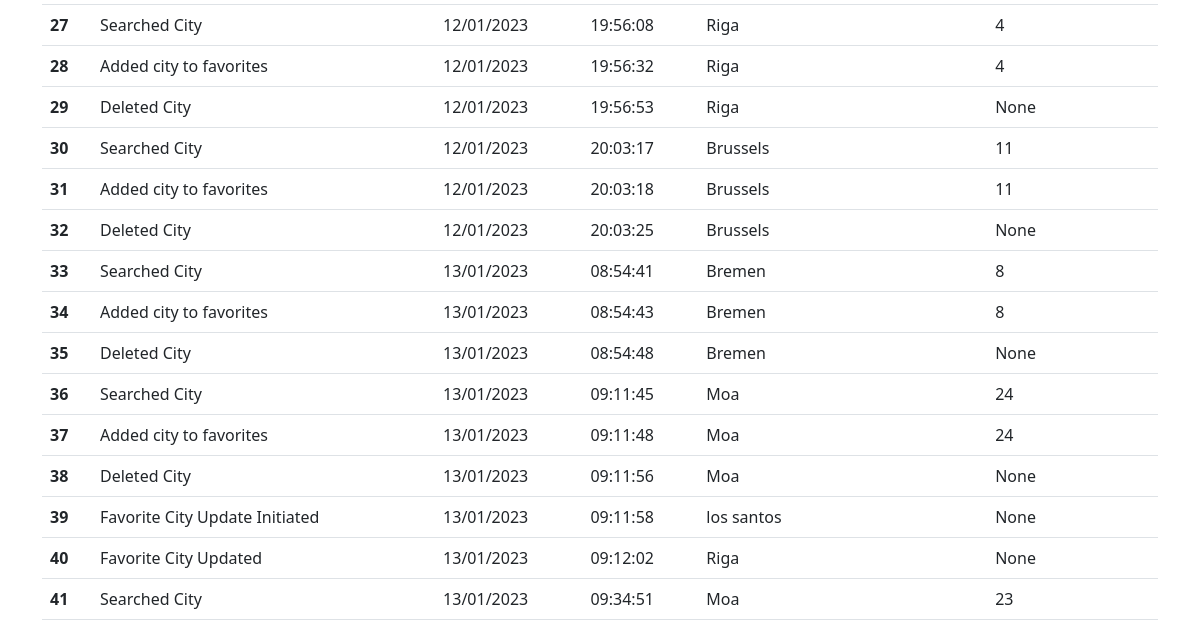
/eventlog (lower part), run on an earlier commit of the app's database.
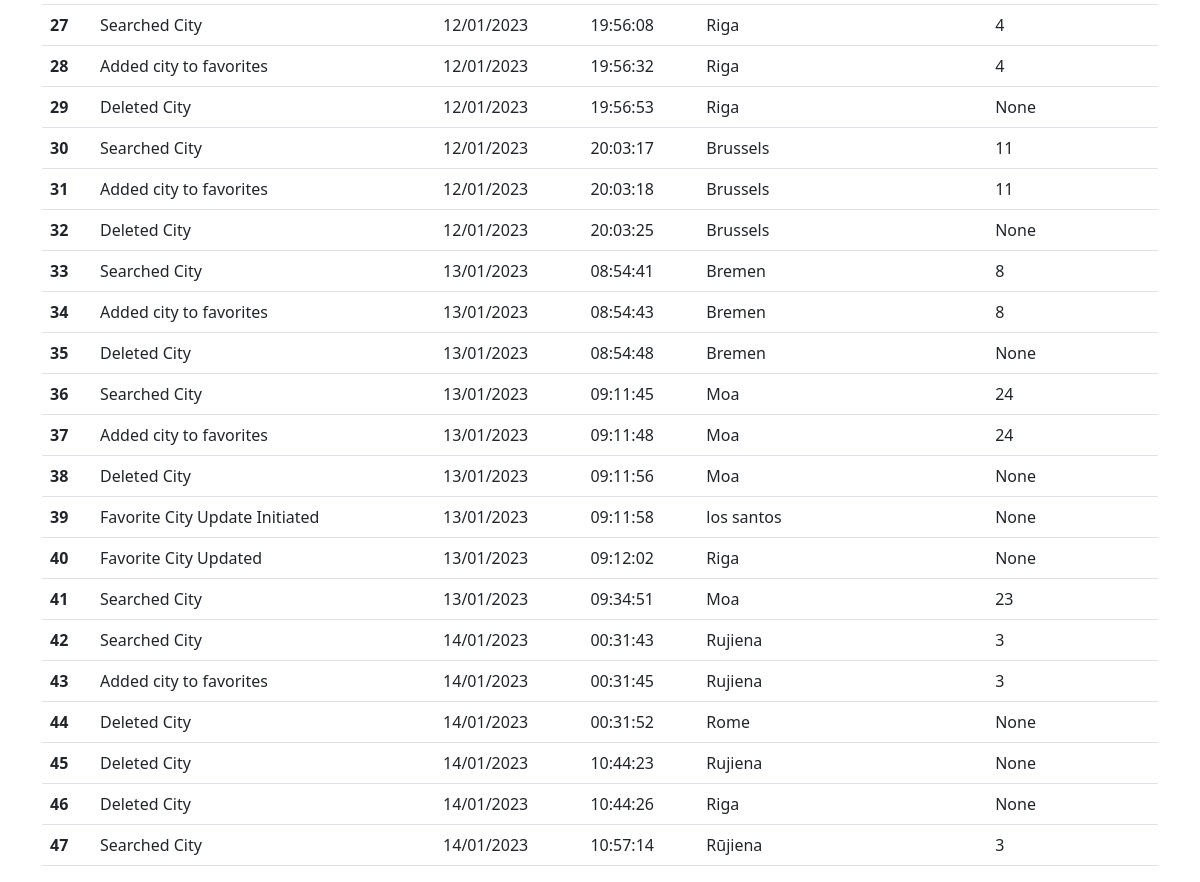
And on a later commit of the database.
### app.py (models this page shows)
class Weather_search_log(db.Model): # Task 1 Main log, includes Task 3 - Record add/change/delete events
    id = db.Column(db.Integer, primary_key = True, nullable=False)
    log_event = db.Column(db.String)
    date = db.Column(db.String)
    time = db.Column(db.String)
    city = db.Column(db.String)
    temperature = db.Column(db.String)

### app.py (the view)
@app.route("/eventlog") # Log with all history and record add/change/delete events
def eventlog_all_route():
    with app.app_context():
        usrquery = Weather_search_log.query.all()
    return render_template("eventlog.html", usrquery=usrquery)

### templates/eventlog.html (shortened to what this page needs)
{% extends "base.html" %}
{% block main %}
<table class="table table-hover">
    <tbody>
        {% for l in usrquery %}
    <tr>
        <th scope="row">{{ l.id }}</th>
        <td>{{ l.log_event }}</td>
        <td>{{ l.date }}</td>
        <td>{{ l.time}}</td>
        <td>{{ l.city }}</td>
        <td>{{ l.temperature }}</td>
    </tr>
        {% endfor %}
    </tbody>
  </table>
{% endblock %}

What changed in the data, as far as the page shows it:
added Weather_search_log: id "42", log_event "Searched City", date "14/01/2023", time "00:31:43", city "Rujiena", temperature "3"
added Weather_search_log: id "43", log_event "Added city to favorites", date "14/01/2023", time "00:31:45", city "Rujiena", temperature "3"
added Weather_search_log: id "44", log_event "Deleted City", date "14/01/2023", time "00:31:52", city "Rome", temperature "None"
added Weather_search_log: id "45", log_event "Deleted City", date "14/01/2023", time "10:44:23", city "Rujiena", temperature "None"
added Weather_search_log: id "46", log_event "Deleted City", date "14/01/2023", time "10:44:26", city "Riga", temperature "None"
added Weather_search_log: id "47", log_event "Searched City", date "14/01/2023", time "10:57:14", city "Rūjiena", temperature "3"
